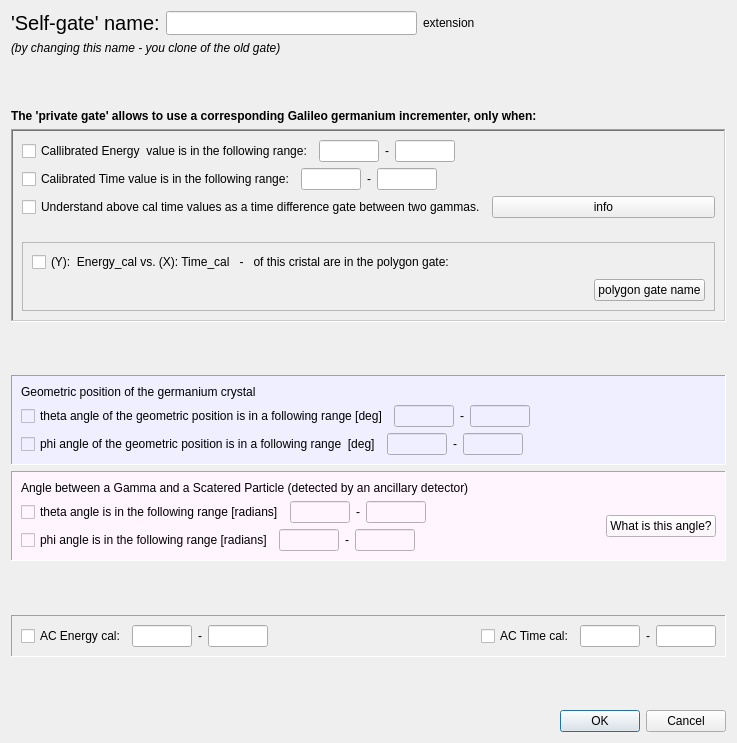
<?xml version="1.0" encoding="UTF-8"?>
<ui version="4.0">
 <class>T4selfgate_ge_galileo</class>
 <widget class="QDialog" name="T4selfgate_ge_galileo">
  <property name="geometry">
   <rect>
    <x>0</x>
    <y>0</y>
    <width>737</width>
    <height>743</height>
   </rect>
  </property>
  <property name="windowTitle">
   <string>Private incrementer gate, called a 'self-gate'</string>
  </property>
  <layout class="QVBoxLayout" name="verticalLayout_4">
   <item>
    <layout class="QHBoxLayout" name="horizontalLayout_33">
     <item>
      <widget class="QLabel" name="textLabel1_7">
       <property name="sizePolicy">
        <sizepolicy hsizetype="Preferred" vsizetype="Maximum">
         <horstretch>0</horstretch>
         <verstretch>0</verstretch>
        </sizepolicy>
       </property>
       <property name="font">
        <font>
         <pointsize>10</pointsize>
        </font>
       </property>
       <property name="text">
        <string>&lt;html&gt;&lt;head/&gt;&lt;body&gt;&lt;p&gt;&lt;span style=&quot; font-size:x-large;&quot;&gt;'Self-gate' name:&lt;/span&gt;&lt;/p&gt;&lt;/body&gt;&lt;/html&gt;</string>
       </property>
       <property name="alignment">
        <set>Qt::AlignVCenter</set>
       </property>
       <property name="wordWrap">
        <bool>false</bool>
       </property>
      </widget>
     </item>
     <item>
      <widget class="QLineEdit" name="lineEdit_name">
       <property name="minimumSize">
        <size>
         <width>200</width>
         <height>0</height>
        </size>
       </property>
       <property name="maximumSize">
        <size>
         <width>500</width>
         <height>32767</height>
        </size>
       </property>
       <property name="alignment">
        <set>Qt::AlignRight|Qt::AlignTrailing|Qt::AlignVCenter</set>
       </property>
      </widget>
     </item>
     <item>
      <widget class="QLabel" name="label_extension">
       <property name="text">
        <string>extension</string>
       </property>
      </widget>
     </item>
     <item>
      <spacer name="horizontalSpacer">
       <property name="orientation">
        <enum>Qt::Horizontal</enum>
       </property>
       <property name="sizeHint" stdset="0">
        <size>
         <width>40</width>
         <height>20</height>
        </size>
       </property>
      </spacer>
     </item>
    </layout>
   </item>
   <item>
    <widget class="QLabel" name="textLabel2_4">
     <property name="text">
      <string>&lt;i&gt;(by changing this name - you clone of the old gate)&lt;/i&gt;</string>
     </property>
     <property name="alignment">
      <set>Qt::AlignVCenter</set>
     </property>
     <property name="wordWrap">
      <bool>false</bool>
     </property>
    </widget>
   </item>
   <item>
    <spacer name="verticalSpacer_6">
     <property name="orientation">
      <enum>Qt::Vertical</enum>
     </property>
     <property name="sizeHint" stdset="0">
      <size>
       <width>20</width>
       <height>15</height>
      </size>
     </property>
    </spacer>
   </item>
   <item>
    <widget class="QLabel" name="textLabel_invocation">
     <property name="text">
      <string>&lt;html&gt;&lt;head/&gt;&lt;body&gt;&lt;p&gt;&lt;span style=&quot; font-weight:600;&quot;&gt;The 'private gate' allows to use a corresponding Galileo germanium  incrementer, only when:&lt;/span&gt;&lt;/p&gt;&lt;/body&gt;&lt;/html&gt;</string>
     </property>
     <property name="alignment">
      <set>Qt::AlignVCenter</set>
     </property>
     <property name="wordWrap">
      <bool>true</bool>
     </property>
    </widget>
   </item>
   <item>
    <widget class="QFrame" name="frame_2">
     <property name="frameShape">
      <enum>QFrame::WinPanel</enum>
     </property>
     <property name="frameShadow">
      <enum>QFrame::Sunken</enum>
     </property>
     <layout class="QVBoxLayout" name="verticalLayout_2">
      <item>
       <layout class="QHBoxLayout" name="horizontalLayout_34">
        <item>
         <widget class="QCheckBox" name="checkBox_en4">
          <property name="text">
           <string>Callibrated Energy  value is in the following range:</string>
          </property>
         </widget>
        </item>
        <item>
         <widget class="QLineEdit" name="lineEdit_energy_low">
          <property name="maximumSize">
           <size>
            <width>60</width>
            <height>32767</height>
           </size>
          </property>
         </widget>
        </item>
        <item>
         <widget class="QLabel" name="textLabel1_2_3_7">
          <property name="text">
           <string>-</string>
          </property>
          <property name="wordWrap">
           <bool>false</bool>
          </property>
         </widget>
        </item>
        <item>
         <widget class="QLineEdit" name="lineEdit_energy_high">
          <property name="enabled">
           <bool>true</bool>
          </property>
          <property name="maximumSize">
           <size>
            <width>60</width>
            <height>32767</height>
           </size>
          </property>
         </widget>
        </item>
        <item>
         <spacer name="spacer17_4">
          <property name="orientation">
           <enum>Qt::Horizontal</enum>
          </property>
          <property name="sizeType">
           <enum>QSizePolicy::Expanding</enum>
          </property>
          <property name="sizeHint" stdset="0">
           <size>
            <width>41</width>
            <height>21</height>
           </size>
          </property>
         </spacer>
        </item>
       </layout>
      </item>
      <item>
       <layout class="QHBoxLayout" name="horizontalLayout_36">
        <item>
         <widget class="QCheckBox" name="checkBox_time">
          <property name="text">
           <string>Calibrated Time value is in the following range:</string>
          </property>
         </widget>
        </item>
        <item>
         <widget class="QLineEdit" name="lineEdit_time_low">
          <property name="sizePolicy">
           <sizepolicy hsizetype="Maximum" vsizetype="Fixed">
            <horstretch>0</horstretch>
            <verstretch>0</verstretch>
           </sizepolicy>
          </property>
          <property name="maximumSize">
           <size>
            <width>60</width>
            <height>32767</height>
           </size>
          </property>
         </widget>
        </item>
        <item>
         <widget class="QLabel" name="textLabel1_2_6">
          <property name="text">
           <string>-</string>
          </property>
          <property name="wordWrap">
           <bool>false</bool>
          </property>
         </widget>
        </item>
        <item>
         <widget class="QLineEdit" name="lineEdit_time_high">
          <property name="sizePolicy">
           <sizepolicy hsizetype="Preferred" vsizetype="Fixed">
            <horstretch>0</horstretch>
            <verstretch>0</verstretch>
           </sizepolicy>
          </property>
          <property name="maximumSize">
           <size>
            <width>60</width>
            <height>32767</height>
           </size>
          </property>
         </widget>
        </item>
        <item>
         <spacer name="horizontalSpacer_16">
          <property name="orientation">
           <enum>Qt::Horizontal</enum>
          </property>
          <property name="sizeHint" stdset="0">
           <size>
            <width>40</width>
            <height>20</height>
           </size>
          </property>
         </spacer>
        </item>
       </layout>
      </item>
      <item>
       <layout class="QHBoxLayout" name="horizontalLayout_37">
        <item>
         <widget class="QCheckBox" name="check_xy_difference">
          <property name="text">
           <string>Understand above cal time values as a time difference gate between two gammas.</string>
          </property>
         </widget>
        </item>
        <item>
         <widget class="QPushButton" name="push_xy_info">
          <property name="text">
           <string>info</string>
          </property>
         </widget>
        </item>
       </layout>
      </item>
      <item>
       <spacer name="verticalSpacer_7">
        <property name="orientation">
         <enum>Qt::Vertical</enum>
        </property>
        <property name="sizeHint" stdset="0">
         <size>
          <width>20</width>
          <height>18</height>
         </size>
        </property>
       </spacer>
      </item>
      <item>
       <widget class="QFrame" name="frame">
        <property name="frameShape">
         <enum>QFrame::StyledPanel</enum>
        </property>
        <property name="frameShadow">
         <enum>QFrame::Sunken</enum>
        </property>
        <layout class="QVBoxLayout" name="verticalLayout">
         <item>
          <layout class="QHBoxLayout" name="horizontalLayout_39">
           <item>
            <widget class="QCheckBox" name="checkBox_en_tim_banana">
             <property name="text">
              <string>(Y):  Energy_cal vs. (X): Time_cal   -   of this cristal are in the polygon gate:</string>
             </property>
            </widget>
           </item>
           <item>
            <spacer name="spacer11_5">
             <property name="orientation">
              <enum>Qt::Horizontal</enum>
             </property>
             <property name="sizeType">
              <enum>QSizePolicy::Expanding</enum>
             </property>
             <property name="sizeHint" stdset="0">
              <size>
               <width>140</width>
               <height>21</height>
              </size>
             </property>
            </spacer>
           </item>
          </layout>
         </item>
         <item>
          <layout class="QHBoxLayout" name="horizontalLayout_40">
           <item>
            <spacer name="spacer10_4">
             <property name="orientation">
              <enum>Qt::Horizontal</enum>
             </property>
             <property name="sizeType">
              <enum>QSizePolicy::Expanding</enum>
             </property>
             <property name="sizeHint" stdset="0">
              <size>
               <width>111</width>
               <height>20</height>
              </size>
             </property>
            </spacer>
           </item>
           <item>
            <widget class="QPushButton" name="push_banana">
             <property name="text">
              <string>polygon gate name</string>
             </property>
            </widget>
           </item>
          </layout>
         </item>
        </layout>
       </widget>
      </item>
     </layout>
    </widget>
   </item>
   <item>
    <spacer name="verticalSpacer_4">
     <property name="orientation">
      <enum>Qt::Vertical</enum>
     </property>
     <property name="sizeHint" stdset="0">
      <size>
       <width>20</width>
       <height>18</height>
      </size>
     </property>
    </spacer>
   </item>
   <item>
    <widget class="QFrame" name="frame_geometry">
     <property name="styleSheet">
      <string notr="true">background-color: rgb(239, 239, 255);</string>
     </property>
     <property name="frameShape">
      <enum>QFrame::Panel</enum>
     </property>
     <property name="frameShadow">
      <enum>QFrame::Sunken</enum>
     </property>
     <layout class="QGridLayout" name="gridLayout_5">
      <item row="1" column="0">
       <layout class="QHBoxLayout" name="horizontalLayout_42">
        <item>
         <widget class="QCheckBox" name="checkBox_geom_theta">
          <property name="text">
           <string>theta angle of the geometric position is in a following range [deg]</string>
          </property>
         </widget>
        </item>
        <item>
         <widget class="QLineEdit" name="lineEdit_geom_theta_low">
          <property name="sizePolicy">
           <sizepolicy hsizetype="Preferred" vsizetype="Fixed">
            <horstretch>0</horstretch>
            <verstretch>0</verstretch>
           </sizepolicy>
          </property>
          <property name="maximumSize">
           <size>
            <width>60</width>
            <height>32767</height>
           </size>
          </property>
         </widget>
        </item>
        <item>
         <widget class="QLabel" name="textLabel1_2_3_8">
          <property name="text">
           <string>-</string>
          </property>
          <property name="wordWrap">
           <bool>false</bool>
          </property>
         </widget>
        </item>
        <item>
         <widget class="QLineEdit" name="lineEdit_geom_theta_high">
          <property name="maximumSize">
           <size>
            <width>60</width>
            <height>32767</height>
           </size>
          </property>
         </widget>
        </item>
        <item>
         <spacer name="horizontalSpacer_18">
          <property name="orientation">
           <enum>Qt::Horizontal</enum>
          </property>
          <property name="sizeHint" stdset="0">
           <size>
            <width>40</width>
            <height>20</height>
           </size>
          </property>
         </spacer>
        </item>
       </layout>
      </item>
      <item row="2" column="0">
       <layout class="QHBoxLayout" name="horizontalLayout_43">
        <item>
         <widget class="QCheckBox" name="checkBox_geom_phi">
          <property name="text">
           <string>phi angle of the geometric position is in a following range  [deg]</string>
          </property>
         </widget>
        </item>
        <item>
         <widget class="QLineEdit" name="lineEdit_geom_phi_low">
          <property name="maximumSize">
           <size>
            <width>60</width>
            <height>32767</height>
           </size>
          </property>
         </widget>
        </item>
        <item>
         <widget class="QLabel" name="textLabel1_2_3_2_8">
          <property name="text">
           <string>-</string>
          </property>
          <property name="wordWrap">
           <bool>false</bool>
          </property>
         </widget>
        </item>
        <item>
         <widget class="QLineEdit" name="lineEdit_geom_phi_high">
          <property name="maximumSize">
           <size>
            <width>60</width>
            <height>32767</height>
           </size>
          </property>
         </widget>
        </item>
        <item>
         <spacer name="horizontalSpacer_19">
          <property name="orientation">
           <enum>Qt::Horizontal</enum>
          </property>
          <property name="sizeHint" stdset="0">
           <size>
            <width>40</width>
            <height>20</height>
           </size>
          </property>
         </spacer>
        </item>
       </layout>
      </item>
      <item row="0" column="0">
       <widget class="QLabel" name="label">
        <property name="text">
         <string>Geometric position of the germanium crystal</string>
        </property>
       </widget>
      </item>
     </layout>
    </widget>
   </item>
   <item>
    <widget class="QFrame" name="frame_scatered">
     <property name="styleSheet">
      <string notr="true">background-color: rgb(255, 245, 255);</string>
     </property>
     <property name="frameShape">
      <enum>QFrame::Panel</enum>
     </property>
     <property name="frameShadow">
      <enum>QFrame::Sunken</enum>
     </property>
     <layout class="QGridLayout" name="gridLayout_6">
      <item row="2" column="0">
       <layout class="QHBoxLayout" name="horizontalLayout_44">
        <item>
         <widget class="QCheckBox" name="checkBox_gp_phi">
          <property name="text">
           <string>phi angle is in the following range [radians]</string>
          </property>
         </widget>
        </item>
        <item>
         <widget class="QLineEdit" name="lineEdit_gp_phi_low">
          <property name="maximumSize">
           <size>
            <width>60</width>
            <height>32767</height>
           </size>
          </property>
         </widget>
        </item>
        <item>
         <widget class="QLabel" name="textLabel1_2_3_2_2_5">
          <property name="text">
           <string>-</string>
          </property>
          <property name="wordWrap">
           <bool>false</bool>
          </property>
         </widget>
        </item>
        <item>
         <widget class="QLineEdit" name="lineEdit_gp_phi_high">
          <property name="maximumSize">
           <size>
            <width>60</width>
            <height>32767</height>
           </size>
          </property>
         </widget>
        </item>
        <item>
         <spacer name="horizontalSpacer_20">
          <property name="orientation">
           <enum>Qt::Horizontal</enum>
          </property>
          <property name="sizeHint" stdset="0">
           <size>
            <width>40</width>
            <height>20</height>
           </size>
          </property>
         </spacer>
        </item>
       </layout>
      </item>
      <item row="1" column="1" rowspan="2">
       <widget class="QPushButton" name="pushButton_angle_picture">
        <property name="enabled">
         <bool>true</bool>
        </property>
        <property name="text">
         <string>What is this angle?</string>
        </property>
       </widget>
      </item>
      <item row="1" column="0">
       <layout class="QHBoxLayout" name="horizontalLayout_45">
        <item>
         <widget class="QCheckBox" name="checkBox_gp_theta">
          <property name="text">
           <string>theta angle is in the following range [radians]</string>
          </property>
         </widget>
        </item>
        <item>
         <widget class="QLineEdit" name="lineEdit_gp_theta_low">
          <property name="maximumSize">
           <size>
            <width>60</width>
            <height>32767</height>
           </size>
          </property>
          <property name="acceptDrops">
           <bool>true</bool>
          </property>
         </widget>
        </item>
        <item>
         <widget class="QLabel" name="textLabel1_2_3_2_9">
          <property name="text">
           <string>-</string>
          </property>
          <property name="wordWrap">
           <bool>false</bool>
          </property>
         </widget>
        </item>
        <item>
         <widget class="QLineEdit" name="lineEdit_gp_theta_high">
          <property name="maximumSize">
           <size>
            <width>60</width>
            <height>32767</height>
           </size>
          </property>
         </widget>
        </item>
        <item>
         <spacer name="horizontalSpacer_21">
          <property name="orientation">
           <enum>Qt::Horizontal</enum>
          </property>
          <property name="sizeHint" stdset="0">
           <size>
            <width>40</width>
            <height>20</height>
           </size>
          </property>
         </spacer>
        </item>
       </layout>
      </item>
      <item row="0" column="0">
       <widget class="QLabel" name="label_2">
        <property name="text">
         <string>Angle between a Gamma and a Scatered Particle (detected by an ancillary detector)</string>
        </property>
       </widget>
      </item>
     </layout>
    </widget>
   </item>
   <item>
    <spacer name="verticalSpacer_3">
     <property name="orientation">
      <enum>Qt::Vertical</enum>
     </property>
     <property name="sizeHint" stdset="0">
      <size>
       <width>20</width>
       <height>12</height>
      </size>
     </property>
    </spacer>
   </item>
   <item>
    <widget class="QFrame" name="frame_3">
     <property name="frameShape">
      <enum>QFrame::Panel</enum>
     </property>
     <property name="frameShadow">
      <enum>QFrame::Sunken</enum>
     </property>
     <property name="lineWidth">
      <number>1</number>
     </property>
     <layout class="QVBoxLayout" name="verticalLayout_3">
      <item>
       <layout class="QHBoxLayout" name="horizontalLayout_38">
        <item>
         <widget class="QCheckBox" name="checkBox_AC_energy">
          <property name="text">
           <string>AC Energy cal:</string>
          </property>
         </widget>
        </item>
        <item>
         <widget class="QLineEdit" name="lineEdit_AC_energy_low">
          <property name="sizePolicy">
           <sizepolicy hsizetype="Maximum" vsizetype="Fixed">
            <horstretch>0</horstretch>
            <verstretch>0</verstretch>
           </sizepolicy>
          </property>
          <property name="maximumSize">
           <size>
            <width>60</width>
            <height>32767</height>
           </size>
          </property>
         </widget>
        </item>
        <item>
         <widget class="QLabel" name="textLabel1_2_3_9">
          <property name="text">
           <string>-</string>
          </property>
          <property name="wordWrap">
           <bool>false</bool>
          </property>
         </widget>
        </item>
        <item>
         <widget class="QLineEdit" name="lineEdit_AC_energy_high">
          <property name="sizePolicy">
           <sizepolicy hsizetype="Preferred" vsizetype="Fixed">
            <horstretch>0</horstretch>
            <verstretch>0</verstretch>
           </sizepolicy>
          </property>
          <property name="maximumSize">
           <size>
            <width>60</width>
            <height>32767</height>
           </size>
          </property>
         </widget>
        </item>
        <item>
         <spacer name="spacer16_4">
          <property name="orientation">
           <enum>Qt::Horizontal</enum>
          </property>
          <property name="sizeType">
           <enum>QSizePolicy::Expanding</enum>
          </property>
          <property name="sizeHint" stdset="0">
           <size>
            <width>31</width>
            <height>21</height>
           </size>
          </property>
         </spacer>
        </item>
        <item>
         <widget class="QCheckBox" name="checkBox_AC_time">
          <property name="text">
           <string>AC Time cal:</string>
          </property>
         </widget>
        </item>
        <item>
         <widget class="QLineEdit" name="lineEdit_AC_time_low">
          <property name="sizePolicy">
           <sizepolicy hsizetype="Maximum" vsizetype="Fixed">
            <horstretch>0</horstretch>
            <verstretch>0</verstretch>
           </sizepolicy>
          </property>
          <property name="maximumSize">
           <size>
            <width>60</width>
            <height>32767</height>
           </size>
          </property>
         </widget>
        </item>
        <item>
         <widget class="QLabel" name="textLabel1_2_3_10">
          <property name="text">
           <string>-</string>
          </property>
          <property name="wordWrap">
           <bool>false</bool>
          </property>
         </widget>
        </item>
        <item>
         <widget class="QLineEdit" name="lineEdit_AC_time_high">
          <property name="sizePolicy">
           <sizepolicy hsizetype="Preferred" vsizetype="Fixed">
            <horstretch>0</horstretch>
            <verstretch>0</verstretch>
           </sizepolicy>
          </property>
          <property name="maximumSize">
           <size>
            <width>60</width>
            <height>32767</height>
           </size>
          </property>
         </widget>
        </item>
       </layout>
      </item>
     </layout>
    </widget>
   </item>
   <item>
    <spacer name="spacer11_2">
     <property name="orientation">
      <enum>Qt::Vertical</enum>
     </property>
     <property name="sizeType">
      <enum>QSizePolicy::Expanding</enum>
     </property>
     <property name="sizeHint" stdset="0">
      <size>
       <width>21</width>
       <height>14</height>
      </size>
     </property>
    </spacer>
   </item>
   <item>
    <widget class="QDialogButtonBox" name="buttonBox">
     <property name="orientation">
      <enum>Qt::Horizontal</enum>
     </property>
     <property name="standardButtons">
      <set>QDialogButtonBox::Cancel|QDialogButtonBox::Ok</set>
     </property>
    </widget>
   </item>
  </layout>
  <zorder>buttonBox</zorder>
  <zorder>textLabel_invocation</zorder>
  <zorder>frame_2</zorder>
  <zorder>frame_geometry</zorder>
  <zorder>textLabel2_4</zorder>
  <zorder>frame_scatered</zorder>
  <zorder>frame_3</zorder>
 </widget>
 <tabstops>
  <tabstop>lineEdit_name</tabstop>
  <tabstop>checkBox_en4</tabstop>
  <tabstop>lineEdit_energy_low</tabstop>
  <tabstop>lineEdit_energy_high</tabstop>
  <tabstop>checkBox_time</tabstop>
  <tabstop>lineEdit_time_low</tabstop>
  <tabstop>lineEdit_time_high</tabstop>
  <tabstop>pushButton_angle_picture</tabstop>
  <tabstop>buttonBox</tabstop>
  <tabstop>check_xy_difference</tabstop>
  <tabstop>push_xy_info</tabstop>
  <tabstop>checkBox_en_tim_banana</tabstop>
  <tabstop>push_banana</tabstop>
  <tabstop>checkBox_geom_theta</tabstop>
  <tabstop>lineEdit_geom_theta_low</tabstop>
  <tabstop>lineEdit_geom_theta_high</tabstop>
  <tabstop>checkBox_geom_phi</tabstop>
  <tabstop>lineEdit_geom_phi_low</tabstop>
  <tabstop>lineEdit_geom_phi_high</tabstop>
  <tabstop>checkBox_gp_phi</tabstop>
  <tabstop>lineEdit_gp_phi_low</tabstop>
  <tabstop>lineEdit_gp_phi_high</tabstop>
  <tabstop>checkBox_gp_theta</tabstop>
  <tabstop>lineEdit_gp_theta_low</tabstop>
  <tabstop>lineEdit_gp_theta_high</tabstop>
  <tabstop>checkBox_AC_energy</tabstop>
  <tabstop>lineEdit_AC_energy_low</tabstop>
  <tabstop>lineEdit_AC_energy_high</tabstop>
  <tabstop>checkBox_AC_time</tabstop>
  <tabstop>lineEdit_AC_time_low</tabstop>
  <tabstop>lineEdit_AC_time_high</tabstop>
 </tabstops>
 <resources/>
 <connections>
  <connection>
   <sender>buttonBox</sender>
   <signal>accepted()</signal>
   <receiver>T4selfgate_ge_galileo</receiver>
   <slot>accept()</slot>
   <hints>
    <hint type="sourcelabel">
     <x>248</x>
     <y>254</y>
    </hint>
    <hint type="destinationlabel">
     <x>157</x>
     <y>274</y>
    </hint>
   </hints>
  </connection>
  <connection>
   <sender>buttonBox</sender>
   <signal>rejected()</signal>
   <receiver>T4selfgate_ge_galileo</receiver>
   <slot>reject()</slot>
   <hints>
    <hint type="sourcelabel">
     <x>316</x>
     <y>260</y>
    </hint>
    <hint type="destinationlabel">
     <x>286</x>
     <y>274</y>
    </hint>
   </hints>
  </connection>
 </connections>
</ui>
